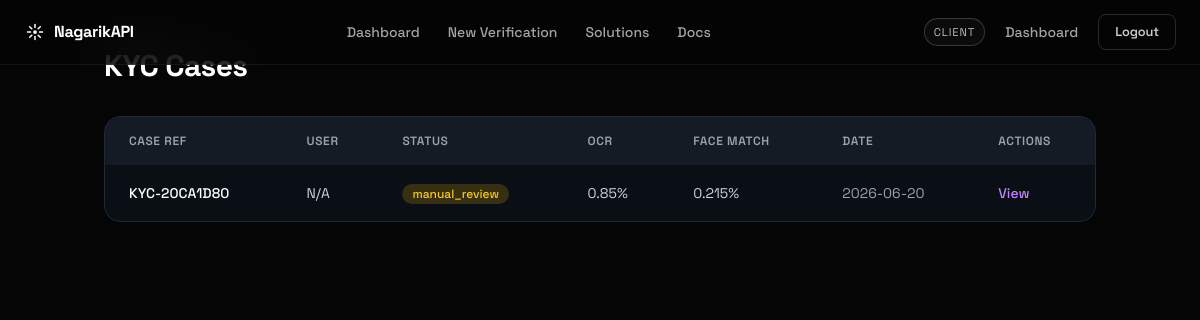
The app's page /kyc/cases (signed in) with its own data.
### app/models/__init__.py (models this page shows, shortened)
class User(UserMixin, db.Model):
    __tablename__ = 'users'
    id = db.Column(db.Integer, primary_key=True)
    email = db.Column(db.String(120), unique=True, nullable=False)
    password_hash = db.Column(db.String(256), nullable=False)
    full_name = db.Column(db.String(100), nullable=False)
    role = db.Column(db.String(20), default='user')
    company_id = db.Column(db.Integer, db.ForeignKey('companies.id'), nullable=True)
    is_active = db.Column(db.Boolean, default=True)
    created_at = db.Column(db.DateTime, default=datetime.utcnow)
    kyc_requests = db.relationship('KYCRequest', backref='submitter', lazy=True,
                                   foreign_keys='KYCRequest.user_id')
    company = db.relationship('Company', backref='users', lazy=True)

class KYCRequest(db.Model):
    __tablename__ = 'kyc_requests'
    id = db.Column(db.Integer, primary_key=True)
    case_ref = db.Column(db.String(20), unique=True, nullable=False,
                        default=lambda: f"KYC-{secrets.token_hex(4).upper()}")
    user_id = db.Column(db.Integer, db.ForeignKey('users.id'), nullable=True)
    company_id = db.Column(db.Integer, db.ForeignKey('companies.id'), nullable=True)
    company = db.relationship('Company', back_populates='kyc_requests', foreign_keys=[company_id])
    verification_type = db.Column(db.String(20), default='kyc')
    document_type = db.Column(db.String(20), default='national_id')
    id_image_path = db.Column(db.String(500), nullable=True)
    selfie_path = db.Column(db.String(500), nullable=True)
    full_name = db.Column(db.String(200), nullable=True)
    date_of_birth = db.Column(db.String(30), nullable=True)
    id_number = db.Column(db.String(50), nullable=True)
    address = db.Column(db.Text, nullable=True)
    citizenship_no = db.Column(db.String(50), nullable=True)
    issue_date = db.Column(db.String(30), nullable=True)
    issue_district = db.Column(db.String(100), nullable=True)
    institution_name = db.Column(db.String(200), nullable=True)
    student_id = db.Column(db.String(50), nullable=True)
    enrollment_year = db.Column(db.String(10), nullable=True)
    program = db.Column(db.String(200), nullable=True)
    ocr_confidence = db.Column(db.Float, default=0.0)
    face_match_score = db.Column(db.Float, default=0.0)
    overall_score = db.Column(db.Float, default=0.0)
    status = db.Column(db.String(20), default='pending')
    is_flagged = db.Column(db.Boolean, default=False)
    flag_reason = db.Column(db.Text, nullable=True)
    raw_ocr_data = db.Column(db.JSON, nullable=True)
    reviewed_by = db.Column(db.Integer, db.ForeignKey('users.id'), nullable=True)
    created_at = db.Column(db.DateTime, default=datetime.utcnow)
    updated_at = db.Column(db.DateTime, default=datetime.utcnow,
                          onupdate=datetime.utcnow)
    audit_logs = db.relationship('AuditLog', backref='case', lazy=True)

### app/routes/kyc.py (the view)
@kyc_bp.route('/cases')
@login_required
def cases():
    page = request.args.get('page', 1, type=int)
    status = request.args.get('status', '')
    query = KYCRequest.query
    if current_user.role not in ['admin']:
        query = query.filter_by(company_id=current_user.company_id)
    if status:
        query = query.filter_by(status=status)
    cases = query.order_by(KYCRequest.created_at.desc()).paginate(page=page, per_page=20)
    return render_template('pages/kyc/cases.html', cases=cases, status=status)

### app/templates/pages/kyc/cases.html (shortened to what this page needs)
{% extends "layouts/base.html" %}
{% block content %}
<div class="container mx-auto px-4 py-12">
    <div class="max-w-6xl mx-auto">
        <h1 class="text-3xl font-bold text-white mb-8">KYC Cases</h1>
        <div class="bg-gray-900/50 backdrop-blur-sm rounded-2xl overflow-hidden border border-gray-800">
            <div class="overflow-x-auto">
                <table class="w-full">
                    <thead class="bg-gray-800/50">
                        <tr>
                            <th class="px-6 py-4 text-left text-xs font-semibold text-gray-400 uppercase tracking-wider">Case Ref</th>
                            <th class="px-6 py-4 text-left text-xs font-semibold text-gray-400 uppercase tracking-wider">User</th>
                            <th class="px-6 py-4 text-left text-xs font-semibold text-gray-400 uppercase tracking-wider">Status</th>
                            <th class="px-6 py-4 text-left text-xs font-semibold text-gray-400 uppercase tracking-wider">OCR</th>
                            <th class="px-6 py-4 text-left text-xs font-semibold text-gray-400 uppercase tracking-wider">Face Match</th>
                            <th class="px-6 py-4 text-left text-xs font-semibold text-gray-400 uppercase tracking-wider">Date</th>
                            <th class="px-6 py-4 text-left text-xs font-semibold text-gray-400 uppercase tracking-wider">Actions</th>
                        </tr>
                    </thead>
                    <tbody class="divide-y divide-gray-800">
                        {% for case in cases.items %}
                        <tr class="hover:bg-gray-800/30">
                            <td class="px-6 py-4 whitespace-nowrap text-sm font-medium text-white">{{ case.case_ref }}</td>
                            <td class="px-6 py-4 whitespace-nowrap text-sm text-gray-300">{{ case.user.full_name if case.user else 'N/A' }}</td>
                            <td class="px-6 py-4 whitespace-nowrap">
                                <span class="inline-flex items-center px-2.5 py-0.5 rounded-full text-xs font-medium
                                    {% if case.status == 'verified' %}bg-green-500/20 text-green-400
                                    {% elif case.status == 'pending' or case.status == 'processing' or case.status == 'manual_review' %}bg-yellow-500/20 text-yellow-400
                                    {% else %}bg-red-500/20 text-red-400{% endif %}">
                                    {{ case.status }}
                                </span>
                            </td>
                            <td class="px-6 py-4 whitespace-nowrap text-sm text-gray-300">{{ case.ocr_confidence }}%</td>
                            <td class="px-6 py-4 whitespace-nowrap text-sm text-gray-300">{{ case.face_match_score }}%</td>
                            <td class="px-6 py-4 whitespace-nowrap text-sm text-gray-400">{{ case.created_at.strftime('%Y-%m-%d') }}</td>
                            <td class="px-6 py-4 whitespace-nowrap text-sm font-medium">
                                <a href="{{ url_for('kyc.result', case_id=case.id) }}" class="text-purple-400 hover:text-purple-300">View</a>
                            </td>
                        </tr>
                        {% endfor %}
                    </tbody>
                </table>
            </div>
        </div>
    </div>
</div>
{% endblock %}

### app/templates/components/navbar/header.html (shortened to what this page needs)
{% set current_path = request.path %}
{% set role_label = {
  'admin': 'Superuser',
  'company_admin': 'Company Admin',
  'user': 'Client'
} %}
{% if current_user.is_authenticated %}
  {% if current_user.role == 'admin' %}
    {% set dashboard_url = url_for('dashboard.admin') %}
    {% set nav_links = [
      ('Dashboard', url_for('dashboard.admin')),
      ('Cases', url_for('kyc.cases')),
      ('Docs', url_for('main.docs')),
      ('Contact', url_for('main.contact'))
    ] %}
  {% elif current_user.role == 'company_admin' %}
    {% set dashboard_url = url_for('dashboard.company') %}
    {% set nav_links = [
      ('Dashboard', url_for('dashboard.company')),
      ('User View', url_for('dashboard.user_dashboard')),
      ('Docs', url_for('main.docs')),
      ('Contact', url_for('main.contact'))
    ] %}
  {% else %}
    {% set dashboard_url = url_for('dashboard.user_dashboard') %}
    {% set nav_links = [
      ('Dashboard', url_for('dashboard.user_dashboard')),
      ('New Verification', url_for('kyc.upload')),
      ('Solutions', url_for('main.solutions')),
      ('Docs', url_for('main.docs'))
    ] %}
  {% endif %}
{% else %}
  {% set dashboard_url = url_for('auth.login') %}
  {% set nav_links = [
    ('Solutions', url_for('main.solutions')),
    ('About', url_for('main.about')),
    ('Pricing', url_for('main.pricing')),
    ('Docs', url_for('main.docs'))
  ] %}
{% endif %}
<nav class="ng-navbar" id="ng-navbar" role="navigation" aria-label="Main navigation">
  <div class="ng-navbar__inner">
    <a href="{{ url_for('main.index') }}" class="ng-brand" aria-label="NagarikAPI home">
      <div class="ng-brand__mark" aria-hidden="true">
      </div>
      <span>NagarikAPI</span>
    </a>
    <div class="ng-nav-links">
      {% for label, href in nav_links %}
        {% set is_active = current_path == href or (href == url_for('main.dashboard') and current_path.startswith('/dashboard')) %}
        <a href="{{ href }}" class="{% if is_active %}ng-nav-link--active{% endif %}">{{ label }}</a>
      {% endfor %}
    </div>
    <div class="ng-nav-actions">
      {% if current_user.is_authenticated %}
        <span class="ng-role-chip">{{ role_label.get(current_user.role, 'Member') }}</span>
        <a href="{{ dashboard_url }}" class="ng-nav-login {% if current_path.startswith('/dashboard') %}ng-nav-link--active{% endif %}">Dashboard</a>
        <a href="{{ url_for('auth.logout') }}" class="ng-btn ng-btn--ghost" style="font-size:0.8rem; min-height:36px; padding:0 1rem;">Logout</a>
      {% else %}
        <a href="{{ url_for('auth.login') }}" class="ng-nav-login">Login</a>
        <a href="{{ url_for('main.contact') }}" class="ng-btn ng-btn--primary" style="min-height:36px; padding:0 1rem;">Book a Demo</a>
      {% endif %}
    </div>
  </div>
</nav>

### app/static/css/globals.css (style rules this page uses)
* { margin: 0; padding: 0; box-sizing: border-box; }
html { scroll-behavior: smooth; }
body { background: #050505; color: #ffffff; font-family: var(--font-family-sans); font-size: var(--text-base); line-height: var(--line-height-normal); -webkit-font-smoothing: antialiased; -moz-osx-font-smoothing: grayscale; }
h1, h2, h3, h4, h5, h6 { font-family: var(--font-family-display); font-weight: var(--font-weight-bold); line-height: var(--line-height-tight); letter-spacing: -0.02em; }
h1 { font-size: clamp(2rem, 5vw, 4.5rem); margin-bottom: var(--space-6); }
a { color: var(--color-accent-primary); text-decoration: none; transition: color var(--transition-fast); }
.container { width: 100%; max-width: 1200px; margin-left: auto; margin-right: auto; padding: 0 var(--space-6); }
.ng-btn { border: 1px solid transparent; border-radius: 8px; min-height: 42px; padding: 0 1.25rem; font-size: 0.875rem; font-weight: 600; letter-spacing: -0.01em; text-decoration: none; display: inline-flex; align-items: center; justify-content: center; gap: 0.45rem; transition: all 180ms cubic-bezier(0.4, 0, 0.2, 1); cursor: pointer; white-space: nowrap; }
.ng-btn--ghost { background: transparent; border-color: rgba(255,255,255,0.15); color: rgba(255,255,255,0.8); }
.ng-navbar { position: fixed; top: 0; left: 0; right: 0; z-index: 9000; background: rgba(5, 5, 5, 0.72); backdrop-filter: blur(24px) saturate(180%); -webkit-backdrop-filter: blur(24px) saturate(180%); border-bottom: 1px solid rgba(255,255,255,0.06); transition: background 300ms ease, border-color 300ms ease; }
.ng-navbar__inner { width: min(1200px, calc(100% - 3rem)); margin: 0 auto; height: 64px; display: flex; align-items: center; justify-content: space-between; gap: 1.25rem; }
.ng-brand { display: inline-flex; align-items: center; gap: 0.5rem; text-decoration: none; color: #ffffff; font-weight: 700; font-size: 1rem; letter-spacing: -0.02em; flex-shrink: 0; }
.ng-brand__mark { width: 22px; height: 22px; display: flex; align-items: center; justify-content: center; color: #ffffff; flex-shrink: 0; }
.ng-brand__mark svg { display: block; }
.ng-nav-links { display: flex; align-items: center; gap: 0.25rem; flex: 1; justify-content: center; }
.ng-nav-links a, .ng-nav-login { text-decoration: none; color: rgba(255,255,255,0.64); font-size: 0.875rem; font-weight: 500; padding: 0.4rem 0.75rem; border-radius: 6px; transition: color 150ms ease, background 150ms ease; }
.ng-nav-actions { display: flex; align-items: center; gap: 0.5rem; flex-shrink: 0; }
.ng-role-chip { display: inline-flex; align-items: center; gap: 0.35rem; font-size: 0.7rem; letter-spacing: 0.08em; text-transform: uppercase; color: rgba(255,255,255,0.72); border: 1px solid rgba(255,255,255,0.18); background: rgba(255,255,255,0.03); border-radius: 999px; padding: 0.28rem 0.55rem; }

### records on screen
User: get "CLIENT"
KYCRequest: case_ref "KYC-20CA1D80", user "N/A", status "manual_review", ocr_confidence "0.85", face_match_score "0.215", created_at "2026-06-20"

### other values on screen
{{ label }} "Dashboard" "New Verification" "Solutions" "Docs"
